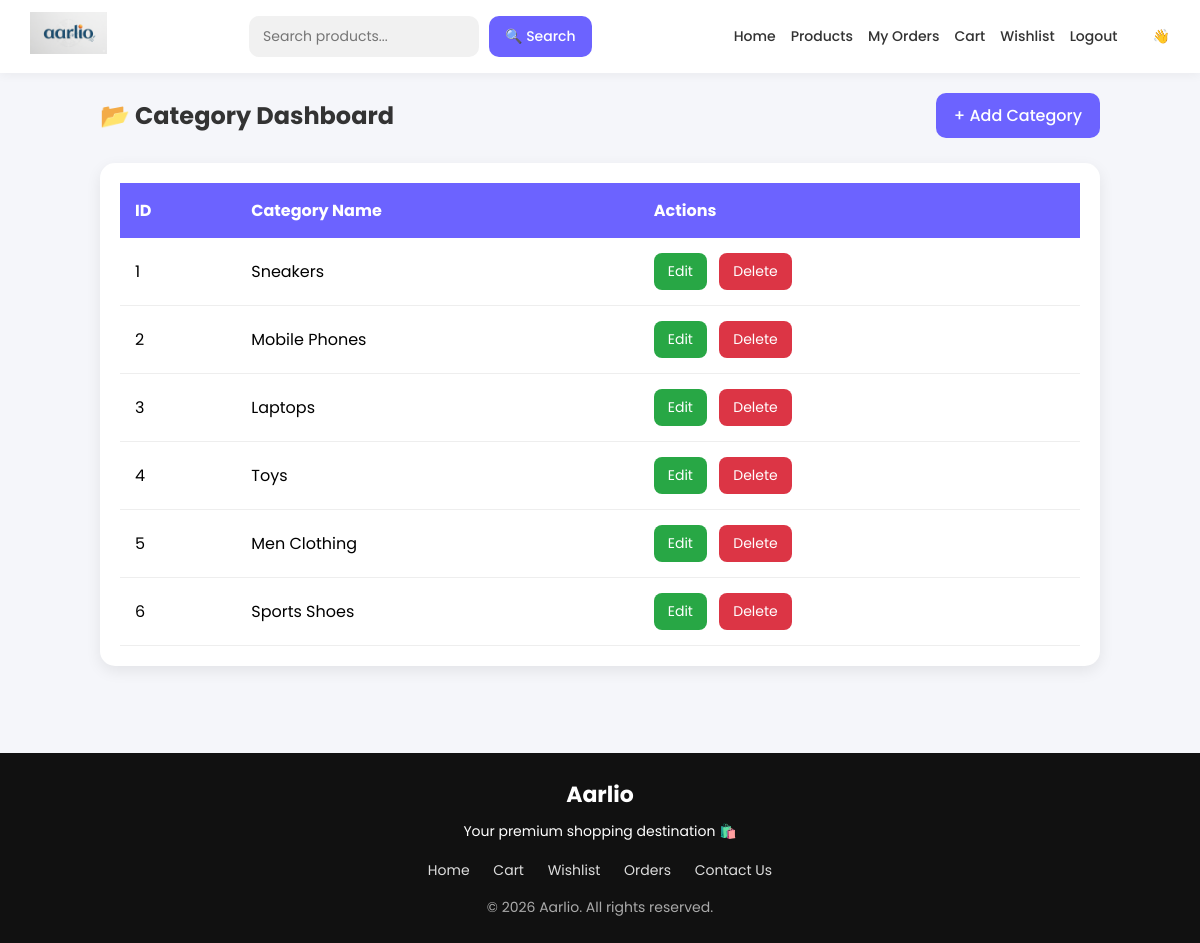
/display-category, run on the app's committed database.
### shopkart/models.py (models this page shows, shortened)
class Category(models.Model):
    title = models.CharField(max_length=100)

### shopkart/views.py (the view)
# urls.py: path('display-category', views.display_category, name='display_category'),
def display_category(request):
    categorylist = Category.objects.all()
    return render(request, 'display-category.html',{'category': categorylist})

### templates/display-category.html (shortened to what this page needs)
{% extends 'base.html' %}
{% block content %}
<div class="category-container">
    <div class="heading">
        <h2>📂 Category Dashboard</h2>
        <a href="{% url 'add_category' %}" class="add-btn">
            + Add Category
        </a>
    </div>
    <div class="table-box">
        <table>
            <tr>
                <th>ID</th>
                <th>Category Name</th>
                <th>Actions</th>
            </tr>
            {% for c in category %}
            <tr>
                <td>{{ c.id }}</td>
                <td>{{ c.title }}</td>
                <td>
                    <a href="/edit-category/{{ c.id }}/"
                       class="action-btn edit-btn">
                        Edit
                    </a>
                    <a href="/delete-category/{{ c.id }}/"
                       class="action-btn delete-btn"
                       onclick="return confirm('Are you sure?')">
                        Delete
                    </a>
                </td>
            </tr>
            {% empty %}
            <tr>
                <td colspan="3" class="empty-text">
                    No Categories Available
                </td>
            </tr>
            {% endfor %}
        </table>
    </div>
</div>
{% endblock %}

### templates/base.html (style rules this page uses)
* { margin:0; padding:0; box-sizing:border-box; font-family:'Poppins', sans-serif; }
body { background:#f5f6fa; }

### templates/display-category.html (style rules this page uses)
.category-container { max-width:1000px; margin:auto; }
.heading { display:flex; justify-content:space-between; align-items:center; margin-bottom:25px; }
.heading h2 { color:#333; }
.add-btn { background:#6c63ff; color:white; padding:10px 18px; border-radius:10px; text-decoration:none; font-weight:500; transition:0.3s; }
.table-box { background:white; padding:20px; border-radius:15px; box-shadow:0 5px 15px rgba(0,0,0,0.08); overflow-x:auto; }
table { width:100%; border-collapse:collapse; }
table th { background:#6c63ff; color:white; padding:15px; text-align:left; }
table td { padding:15px; border-bottom:1px solid #eee; }
.action-btn { padding:8px 14px; border-radius:8px; text-decoration:none; color:white; font-size:14px; margin-right:8px; display:inline-block; }
.edit-btn { background:#28a745; }
.delete-btn { background:#dc3545; }

### data on the page
Category: id "1", title "Sneakers"
Category: id "2", title "Mobile Phones"
Category: id "3", title "Laptops"
Category: id "4", title "Toys"
Category: id "5", title "Men Clothing"
Category: id "6", title "Sports Shoes"
